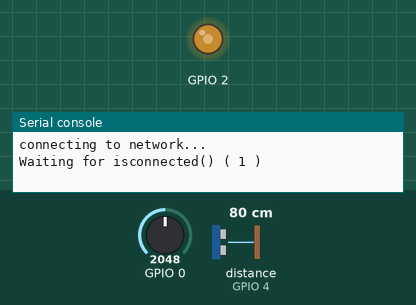
This program was run on a simulated ESP32 board running MicroPython. On the bench: output pins drawn as LEDs (lit = HIGH), the last lines printed to the serial console. The inputs (shaded band) are chosen by the test bench; at power-on: GPIO 0 = 2048, distance to the obstacle (sensor on GPIO 4) 80 cm (analog values on the 0–4095 scale). The echo pulse lasts 58.3 µs per cm; WiFi joins after 1.5 s; web requests get an empty 200 reply after 0.4 s; deep sleep restarts the program when it ends; pins used as bus, display or sensor lines are not drawn.

Above: at 0.3 s.
At 125.2 s:
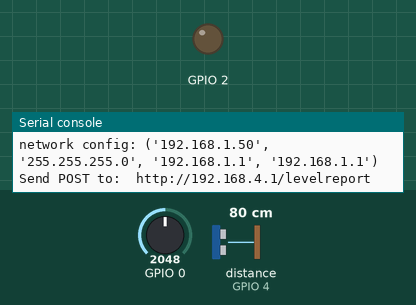
Timing chart, 0 to 126.7 s (numbered marks = the images above):
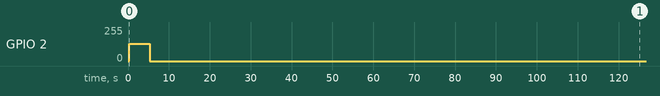

Measured:
- by itself, GPIO 2: 0/255 → 130/255 at 0.29 s, → 0/255 5.0 s later

The program:

level.py
```python
from ultrasonic_sensor import UltrasonicSensor
from power_level_sensor import PowerLevelSensor
from wifi_level import WifiLevel
import time
import config
import gc
import machine

def deepSleep(msecs):
  #configure RTC.ALARM0 to be able to wake the device
  rtc = machine.RTC()
  rtc.irq(trigger=rtc.ALARM0, wake=machine.DEEPSLEEP)
  # set RTC.ALARM0 to fire after Xmilliseconds, waking the device
  rtc.alarm(rtc.ALARM0, msecs)
  #put the device to sleep
  machine.deepsleep()


# ###########################################################
#
# Parameter Load
#
# ###########################################################

ip=config.getValue('webserver', 'ip')
path=config.getValue('webserver', 'path-level-report')
pinTrigger=config.getValue('level-sta', 'trigger-pin')
pinEcho=config.getValue('level-sta', 'echo-pin')
pinAdc=config.getValue('level-sta', 'adc-pin')
reportIntervalMsec=config.getValue('level-sta', 'report-interval-msec')
m=config.getValue('power', 'm')
b=config.getValue('power', 'b')
# ###########################################################

gc.enable()

machine.sleep(10)
wl=WifiLevel()
gc.collect()

# ###########################################################
#
# Collect Information
#
# ###########################################################
ps = PowerLevelSensor(pinAdc, m, b)
power = ps.getPowerMeanInVolt()
gc.collect()

us=UltrasonicSensor(pinTrigger, pinEcho)
dist = us.getDistanceMeanInMm()
gc.collect()

##############################################################

wl.sendPost(address=ip, path=path, data='{"distance": {"value":' + str(int(dist[0])) + ', "variance":' + '{:.3f}'.format(dist[1]) + '},"power": {"value":' + '{:.2f}'.format(power[0]) + ', "variance":' + '{:.3f}'.format(power[1]) +'}}')

gc.collect()

deepSleep(reportIntervalMsec)
```

ultrasonic_sensor.py
```python
import machine, time
from machine import Pin
import math
from conversion import getMeanAndVariance

class UltrasonicSensor():

    SAMPLE_NUMBER = 50			#Number of samples for mean value
    MAX_DISTANCE_IN_M = 1.0		# 1 m max distance
    CONVERTER_TO_DISTANCE = 0.173563

    def __init__(self, triggerGpio, echoGpio):

        self.trigger = Pin(triggerGpio, mode=Pin.OUT, pull=None)
        self.echo = Pin(echoGpio, mode=Pin.IN, pull=None)
        self.echo_timeout_us=int(1000000*UltrasonicSensor.MAX_DISTANCE_IN_M/347.125) # calculate time for 1m max distance

    def getPulse(self):
       self.trigger.value(0)
       time.sleep_us(5)
       self.trigger.value(1)
       time.sleep_us(20)
       self.trigger.value(0)

       try:
          pulse_time = machine.time_pulse_us(self.echo, 1, self.echo_timeout_us)
          return pulse_time
       except OSError as ex:
          print("exception: ", ex)
          if ex.args[0] == 110:
             raise OSError('Out of range')
             raise ex

    def getDistanceInMm(self):
        time.sleep_us(2000)
        pulse = self.getPulse()
        return (int(UltrasonicSensor.CONVERTER_TO_DISTANCE * pulse), pulse)

    def getDistanceMeanInMm(self):

        distanceList = [self.getDistanceInMm()[0] for x in range(UltrasonicSensor.SAMPLE_NUMBER)]

        return getMeanAndVariance(distanceList)
```

power_level_sensor.py
```python
import machine, time
from machine import ADC
import math
from conversion import getMeanAndVariance

class PowerLevelSensor():

    SAMPLE_NUMBER = 50			#Number of samples for mean value

    def __init__(self, adcGpio, m, b):

        self.adc = ADC(adcGpio)
        self.m = m
        self.b = b

    def getDigitalValue(self):
        digital_value = self.adc.read()
        return digital_value

    def getPowerInVolt(self):
        digital_value = self.getDigitalValue()
        return (digital_value * self.m + self.b, digital_value)

    def getPowerMeanInVolt(self):

        powerList = [self.getPowerInVolt()[0] for x in range(PowerLevelSensor.SAMPLE_NUMBER)]

        return getMeanAndVariance(powerList)
```

wifi_level.py
```python
import gc
import network
import urequests as requests
import config
import time
from control import LedControl
try:
    import usocket as socket
except:
    import socket

class WifiLevel():

    def __init__(self):
        gc.enable()

        self.apEssid=config.getValue('central-ap', 'essid')
        self.apPassword=config.getValue('central-ap', 'password')

        ap_if = network.WLAN(network.AP_IF)
        ap_if.active(False)

        self.wlan = network.WLAN(network.STA_IF)

        self.ledControl = LedControl()

        gc.collect()

    def connectToAp(self):

        self.ledControl.setBeforeConnection()

        gc.collect()

#        if not self.wlan.isconnected():

        self.wlan.active(True)

        gc.collect()

        print("connecting to network...")

        self.wlan.connect(self.apEssid, self.apPassword)

        gc.collect()

#        while not self.wlan.isconnected():
#            print("Waiting for isconnected()")
#            time.sleep(10)
#
#        print("connected")
#        print("network config:", self.wlan.ifconfig())
#
#        gc.collect()


    def isConnectedToAp(self):
        self.connectToAp()

        counter = 1
        threshold = 10
        while not self.wlan.isconnected() and threshold > counter:

            print("Waiting for isconnected() (", counter, ")")

            counter = counter + 1

            time.sleep(5)

        # connection was successful
        if counter <= threshold:

            print("connected")
            print("network config:", self.wlan.ifconfig())
            return True

        else:

            # Indicate on the LED, NO CONNECTION to Access Point
            self.ledControl.setFailedConnection()
            print("!!! No Connection issue !!!")

            return False


#    def isConnected(self):
#        return self.wlan.isconnected()

    def getIfconfig(self):
        return self.wlan.ifconfig()

#    def disconnectToAp(self):
#        if self.wlan.isconnected():
#            self.wlan.disconnect()

    def sendPost(self, address="192.168.4.1", path="", data="{}"):


        if self.isConnectedToAp():

            url = "http://" + address + "/" + path
            print("Send POST to: ", url)

            headers = {
                'Content-Type': 'application/json',
                'Accept': 'application/json'
            }

            gc.collect()

            try:

                # Indicate on the LED, sending POST
                self.ledControl.setBeforeSendPost()
                time.sleep(1)

                # Send the POST request
                r = requests.post(url, data=str(data), headers=headers)

                # Indicate on the LED, sending was SUSSESSFUL
                self.ledControl.setPassedSendPost()

                print(r.status_code, r.text)

            except Exception as e:

                # Indicate on the LED, sending FAILED
                self.ledControl.setFailedSendPost()

                print("!!! Network issue !!!", str(e))


            gc.collect()
```

config.py
```python
import ujson

CONFIG_FILE='level.config.json'
f=open(CONFIG_FILE, 'r')
config=ujson.loads(f.read())

def getValue(section, key):
    return config[section][key]
```

conversion.py
```python
import math

def getMeanAndVariance(listOfValues):

    # Number of observations
    n = len(listOfValues)

    # Mean of the data
    mean = sum(listOfValues) / n

    # Square deviations
    deviations = [(x - mean) ** 2 for x in listOfValues]

    # Variance
    variance = math.sqrt( sum(deviations) / n )

    return (mean, variance)
```

control.py
```python
import config
from machine import Pin, PWM

class LedControl():

    MAX_DUTY = 1023

    INVERSE = config.getValue('level-sta', 'led-status-inverse')

    STATUS_BEFORE_SEND_POST = {
        "freq": 1000,
        "duty": (MAX_DUTY-1023) if INVERSE else 1023
    }
    STATUS_FAILED_SEND_POST = {
        "freq": 10,
        "duty": (MAX_DUTY-500) if INVERSE else 500
    }
    STATUS_PASSED_SEND_POST = {
        "freq": 1,
        "duty": (MAX_DUTY-30) if INVERSE else 30
    }
    STATUS_FAILED_CONNECTION = {
        "freq": 1000,
        "duty": (MAX_DUTY-20) if INVERSE else 20
    }
    STATUS_BEFORE_CONNECTION = {
        "freq": 1,
        "duty": (MAX_DUTY-500) if INVERSE else 500
    }

    def __init__(self):
        self.pinLedStatus=config.getValue('level-sta', 'led-status-pin')

    def setBeforeSendPost(self):
        led = PWM(Pin(self.pinLedStatus), freq=LedControl.STATUS_BEFORE_SEND_POST['freq'], duty=LedControl.STATUS_BEFORE_SEND_POST['duty'])

    def setPassedSendPost(self):
        led = PWM(Pin(self.pinLedStatus), freq=LedControl.STATUS_PASSED_SEND_POST['freq'], duty=LedControl.STATUS_PASSED_SEND_POST['duty'])

    def setFailedSendPost(self):
        led = PWM(Pin(self.pinLedStatus), freq=LedControl.STATUS_FAILED_SEND_POST['freq'], duty=LedControl.STATUS_FAILED_SEND_POST['duty'])

    def setFailedConnection(self):
        led = PWM(Pin(self.pinLedStatus), freq=LedControl.STATUS_FAILED_CONNECTION['freq'], duty=LedControl.STATUS_FAILED_CONNECTION['duty'])

    def setBeforeConnection(self):
        led = PWM(Pin(self.pinLedStatus), freq=LedControl.STATUS_BEFORE_CONNECTION['freq'], duty=LedControl.STATUS_BEFORE_CONNECTION['duty'])
```
